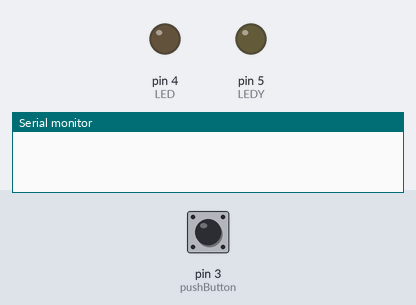
Bench run of a sketch on a simulated Arduino Uno, built with avr-gcc and run on an emulated ATmega328P. On the bench: output pins drawn as LEDs (lit = HIGH), the last lines printed to the serial monitor. Inputs (shaded band) come from the test bench; at power-on: pin 3 (pushButton) LOW.

Above: at 1.2 s.
1.3 s: pin 3 (pushButton) pulled HIGH for 0.15 s
At 1.9 s:
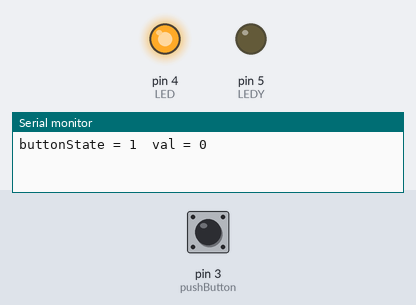
2.9 s: pin 3 (pushButton) pulled HIGH for 1 s
At 4.3 s:
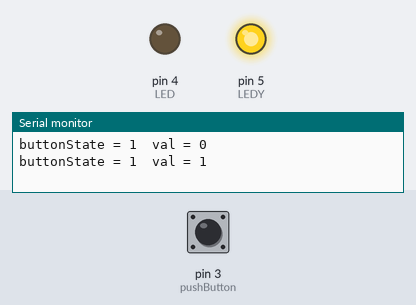
5.4 s: pin 3 (pushButton) pulled HIGH for 3.2 s
At 6.2 s:
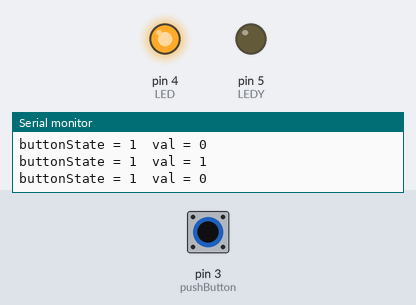
Timing chart, 0 to 8.4 s (numbered marks = the images above; inputs shaded):
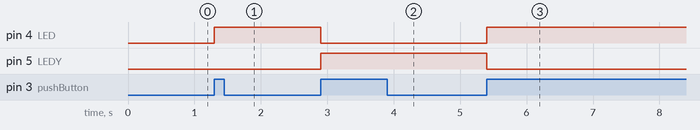

Measured:
- after the input at 1.3 s, pin 4 (LED): LOW → HIGH at once
- after the input at 2.9 s, pin 4 (LED): HIGH → LOW at once; pin 5 (LEDY): LOW → HIGH at once
- after the input at 5.4 s, pin 4 (LED): LOW → HIGH at once; pin 5 (LEDY): HIGH → LOW at once

The sketch:

TAREA_IOT_SIMULADOR.ino
```cpp
int pushButton =3;
int LED = 4;
int LEDY = 5;
int val = 0;
//int (is a variable)'...'(is the new name of the variable) = '...' (declaring what port it is conected to) <br>

void setup(){
  pinMode(LEDY, OUTPUT);
  pinMode(LED, OUTPUT);
  Serial.begin(9600);
  pinMode(pushButton, INPUT);
}
// if its inside{} then it will correspond with the other code inside those{}.
// {} = curly brackets
//LEDY = my yellow LED	LED = my white LED
// we have now labelled the LEDs as outputs and push buttons as input as well as setup the serial port.

void loop()
{
  int buttonState = digitalRead(pushButton); // new variable is always what the button is 0/1

  if (buttonState > 0){						//
    val = digitalRead(LED);
    Serial.print("buttonState = ");
    Serial.print(buttonState);
    Serial.print("	val = ");
    Serial.println(val);

    if (val ==1){
      digitalWrite(LED, LOW);
      digitalWrite(LEDY, HIGH);
    }

    else if (val == 0){
      digitalWrite(LED, HIGH);
      digitalWrite(LEDY, LOW);
    }

// this code turns one light on and the other off according to one of the LEDs state.

    do
    {delay(1);
    } while (digitalRead(pushButton) == 1);
  }
}
```
